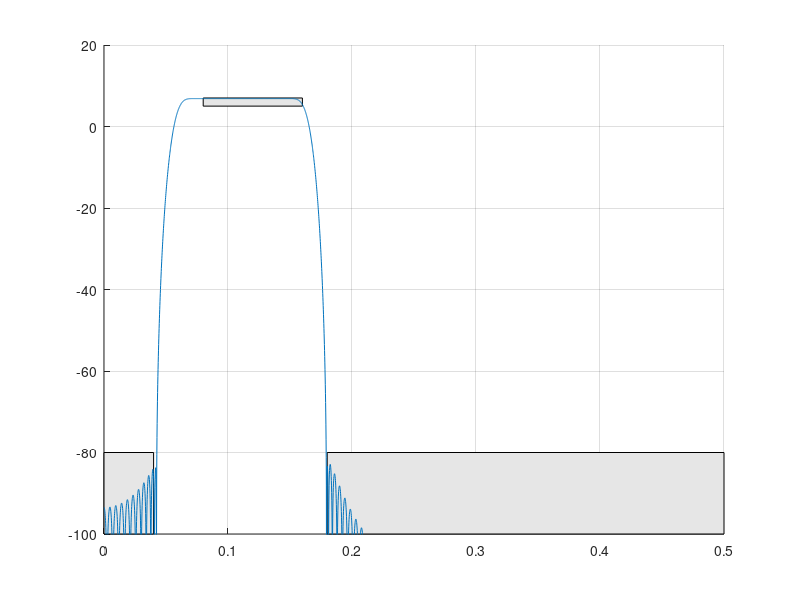
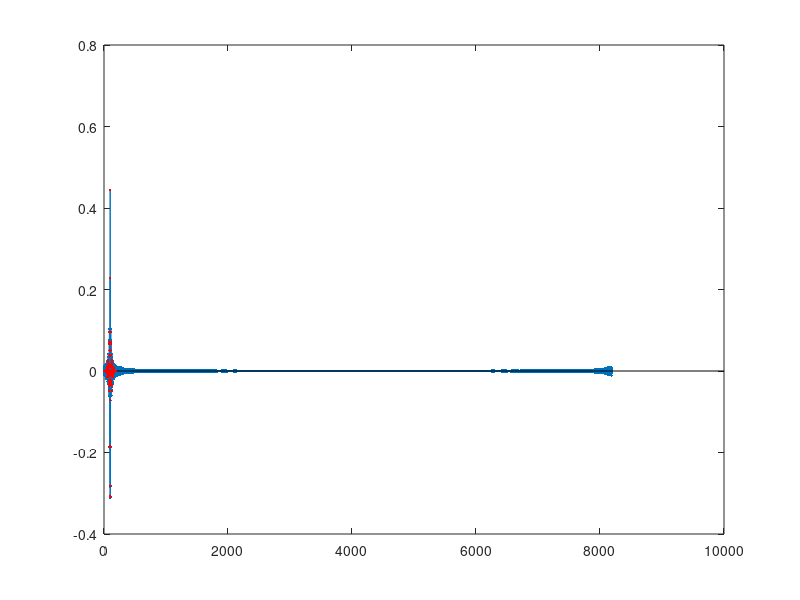

These figures' MATLAB source, in order: (Note: this script raises an error after producing the figures.)

%%
N = 64;
n = 0:N-1;
h = [1 2 -3 -3 2 1];
x = cos(2*pi*.1*n);
Y = fft(x,N) .* fft(h,N);
y = ifft(Y);
%%
N = 8 * 1024;
M = 200;
beta = 9; %higher lowers ripple but widens transition band


f = (0:N-1) / N;
f(N/2+1+1:N) = f(N/2+1+1:N)-1;

figure(3); clf; %make filter mask 
Fp_end = 8000/50000;
Fp_start = 4000/50000; 
Fs_start = 0;
Fs_end = 2000/50000;
Fp_dB_start = 6;
Fp_dB_end = 6;
Fp_dB_rip = -1;
Fs_dB_att = -80;


patch([(9/50) .5 .5 (9/50)] ,[-100 -100 Fs_dB_att Fs_dB_att], 0.9 * [1 1 1]);  %comment out if not bandpass
patch([Fs_start Fs_end Fs_end Fs_start] , [-100 -100 Fs_dB_att Fs_dB_att], 0.9 * [1 1 1]);
patch([Fp_start Fp_end Fp_end Fp_start], ...
    [(Fp_dB_start - Fp_dB_rip) (Fp_dB_end - Fp_dB_rip) (Fp_dB_end + Fp_dB_rip) (Fp_dB_start + Fp_dB_rip)],...
    0.9 * [1 1 1]);
grid on;
hold on;
axis([0 0.5 -90 10]);

devi = 0.007; %positive value = grow
Hd = 2.2*(abs(f) > 0.08 - 0.023 & abs(f) < 0.16 + 0.0048); %Numbers respectively are close to start and end of passband, %CHANGE SCALAR TO ADJUST HEIGHT OF PASSBAND 
Hd = Hd .* exp(-j*2*pi*f*(M-1)/2);

%if you want to have a sloped passband; comment out Hd statement if not  
slope = (Fp_dB_start-Fp_dB_end) / (Fp_start - Fp_end); 
%slope = 0.1; %alternatively, hardcode it 
Fp_height = 0.4;
%Hd = Hd .* (10 .^ ((10/ slope) .* (abs(f)- Fp_height)/20 )); 


%plot(f, 20*log10(abs(Hd)), 'r');

hd = ifft(Hd);
figure(8); clf;
n = 0:N-1;
stem(n,hd,'.');
hold on; 

win = kaiser(M,beta)';

h = hd(1:M) .* win; %coefficients 
plot(0:M-1, h, 'r.');

H = fft(h, N );
figure(3);
plot ( f(1:N/2), 20 * log10(abs(H(1:N/2))));
ylim([-100, 20]);

%% START HERE, MAY 2ND 
N = 512;
w = kaiser(N, 7.3);
s = sum(w);
x = x(:); %VERY IMPORTANT 
%plot(0:N-1, abs(fft(x .* w, N)));
%%

N = 64*2048;
plot((0:N-1)*Fs/N, abs(fft(x .* w, N)/(s*2)));
%22.312 kHz, 37.99 V
%21.352 kHz, 0.366866 V

%CODE IN ORDER 
%N = 2048
%plot(0:N-1, abs(fft(x))
%N = 64 * 2048
%w = kaiser(2048, 7.3) 
%stem(w)
%plot(0:N-1, abs(fft(x .* w, N)) 
%s = sum(w) 
%plot((0:N-1)*Fs/N, abs(x .* w, N)/(s*2)) % ZOOM IN